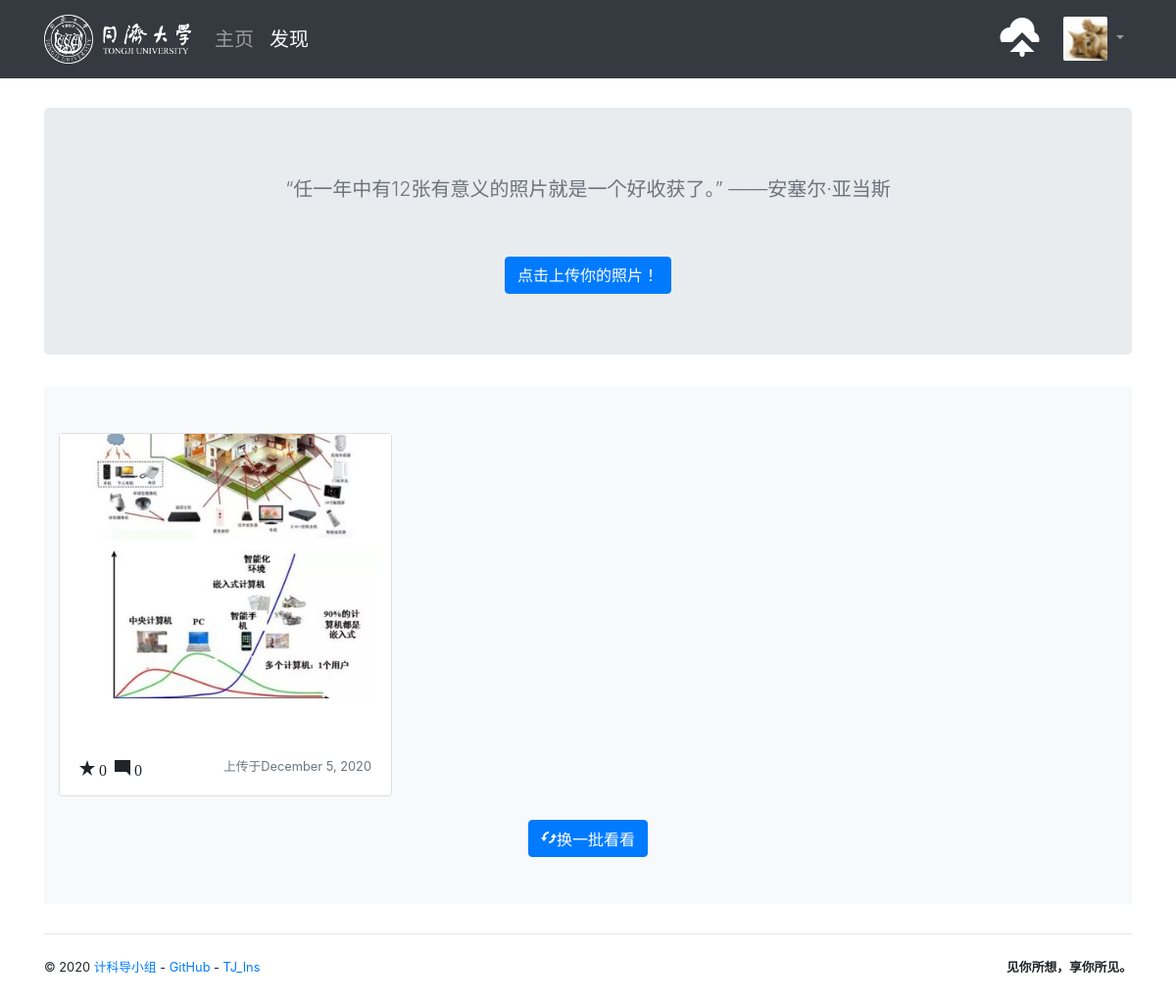
Page /explore (signed in) on the committed database.
### TJ_Ins/models.py (models this page shows, shortened)
class User(db.Model, UserMixin):
    id = db.Column(db.Integer, primary_key=True)
    username = db.Column(db.String(20), unique=True, index=True)
    email = db.Column(db.String(254), unique=True, index=True)
    password_hash = db.Column(db.String(128))
    name = db.Column(db.String(30))
    website = db.Column(db.String(255))
    bio = db.Column(db.String(120))
    location = db.Column(db.String(50))
    member_since = db.Column(db.DateTime, default=datetime.utcnow)
    confirmed = db.Column(db.Boolean, default=False)
    locked = db.Column(db.Boolean, default=False)
    active = db.Column(db.Boolean, default=True)
    avatar_s = db.Column(db.String(64))
    avatar_m = db.Column(db.String(64))
    avatar_l = db.Column(db.String(64))
    avatar_raw = db.Column(db.String(64))
    following = db.relationship('Follow', foreign_keys=[Follow.follower_id], back_populates='follower',
                                lazy='dynamic', cascade='all')
    followers = db.relationship('Follow', foreign_keys=[Follow.followed_id], back_populates='followed',
                                lazy='dynamic', cascade='all')
    photos = db.relationship('Photo', back_populates='author', cascade='all')
    comments = db.relationship('Comment', back_populates='author', cascade='all')
    collections = db.relationship('Collect', back_populates='collector', cascade='all')
    notifications = db.relationship('Notification', back_populates='receiver', cascade='all')
    photos = db.relationship('Photo', back_populates='author', cascade='all')
    @property
    def is_active(self):
        return self.active

class Photo(db.Model):
    id = db.Column(db.Integer, primary_key=True)
    description = db.Column(db.String(500))
    filename = db.Column(db.String(64))
    filename_s = db.Column(db.String(64))
    filename_m = db.Column(db.String(64))
    timestamp = db.Column(db.DateTime, default=datetime.utcnow, index=True)
    can_comment = db.Column(db.Boolean, default=True)
    flag = db.Column(db.Integer, default=0)
    author_id = db.Column(db.Integer, db.ForeignKey('user.id'))
    author = db.relationship('User', back_populates='photos')
    comments = db.relationship('Comment', back_populates='photo', cascade='all')
    collectors = db.relationship('Collect', back_populates='collected', cascade='all')
    tags = db.relationship('Tag', secondary=tagging, back_populates='photos')

### TJ_Ins/blueprints/main.py (the view)
@main_bp.route('/explore')
def explore():
    photos = Photo.query.order_by(func.random()).limit(12)
    return render_template('main/explore.html', photos=photos)

### TJ_Ins/extensions.py (called while the page is built)
@login_manager.user_loader
def load_user(user_id):
    from TJ_Ins.models import User
    user = User.query.get(int(user_id))
    return user

### TJ_Ins/templates/main/explore.html (shortened to what this page needs)
{% extends 'base.html' %}
{% block content %}
    <main role="main">
      <section class="jumbotron text-center">
        <div class="container">
          <p class="lead text-muted"><br/>“任一年中有12张有意义的照片就是一个好收获了。”&nbsp——安塞尔·亚当斯<br/><br/></p>
          <p>
            <a href="{{url_for('main.upload')}}" class="btn btn-primary my-2">点击上传你的照片！</a>
          </p>
        </div>
      </section>
      <div class="album py-5 bg-light">
        <div class="container">
          <div class="row">
            {% for photo in photos %}
            <div class="col-md-4">
              <div class="card mb-4 box-shadow">
                <a class="card-thumbnail" href="{{ url_for('main.show_photo', photo_id=photo.id) }}">
                    <img class="card-img-top portrait" src="{{ url_for('main.get_image', filename=photo.filename_s) }}">
                </a>
                <div class="card-body">
                  {% if photo.description %}
                    <p class="card-text">{{ photo.description }}</p>
                  {% else %}
                    <p class="card-text">&nbsp;</p>
                  {% endif %}
                  <div class="d-flex justify-content-between align-items-center">
                    <span class="oi oi-star" style="margin-left: 0;margin-right: 0;">&nbsp{{ photo.collectors|length }}</span>
                    <span class="oi oi-comment-square" style="margin-left:-75px;margin-right: 0;">&nbsp{{ photo.comments|length }}</span>
                    <small class="text-muted">上传于{{ moment(photo.timestamp).format('LL') }}</small>
                  </div>
                </div>
              </div>
            </div>
           {% endfor %}
          </div>
          <div class="text-center">
            <a class="btn btn-primary" href="{{ url_for('.explore') }}">
                <span class="oi oi-loop-circular">换一批看看</span>
            </a>
          </div>
        </div>
      </div>
{% endblock %}

### TJ_Ins/templates/base.html (shortened to what this page needs)
{% from 'bootstrap/nav.html' import render_nav_item %}
<!DOCTYPE html>
<html lang="en">
<head>
    {% block head %}
        <link rel="stylesheet" href="{{ url_for('static', filename='css/bootstrap.min.css') }}">
        <link rel="stylesheet" href="{{ url_for('static', filename='open-iconic/font/css/open-iconic-bootstrap.css') }}">
        <link rel="stylesheet" href="{{ url_for('static', filename='css/style.css') }}">
    {% endblock head %}
</head>
<body>
{% block navbar %}
    <nav class="navbar navbar-expand-lg navbar-dark bg-dark" style=" height: 80px;">
        <div class="container" >
            <a class="navbar-brand" href="{{url_for('main.index')}}"><img src="../../static/images/logo.png" alt="Tongji" height="50" width="150"></a>
            <div class="collapse navbar-collapse" id="navbarColor01">
                <div class="navbar-nav mr-auto" style="font-size: 20px;">
                    {{ render_nav_item('main.index', '主页') }}
                    {{ render_nav_item('main.explore', '发现') }}
                </div>
                <div class="navbar-nav ml-auto">
                {% if current_user.is_authenticated %}
                    <a class="nav-item nav-link" href="{{ url_for('main.upload') }}" title="上传">
                        <span class="oi oi-cloud-upload" style="color: white; font-size: 40px;"></span>&nbsp;&nbsp;
                    </a>
                    <div class="dropdown nav-item">
                        <a href="#" class="nav-link dropdown-toggle" data-toggle="dropdown" role="button"
                           aria-expanded="false">
                            <img class="avatar-xs"
                                 src="{{ url_for('main.get_avatar', filename=current_user.avatar_s) }}">
                        </a>
                    </div>
                {% else %}
                    <a class="btn btn btn-dark" href="{{ url_for('auth.login') }}" style="font-size: 20px;">登录</a>&nbsp;&nbsp;
                    <a class="btn btn btn-dark" href="{{ url_for('auth.register') }}" style="font-size: 20px;">加入TJ-Ins</a>
                {% endif %}
                </div>
            </div>
        </div>
    </nav>
{% endblock %}
<main >
    <div class="container" >
        {% block content %}{% endblock %}
        {% block footer %}
            <footer>
                <p class="float-left">
                    <small>&copy; 2020
                        <a href="www.baidu.com" >计科导小组</a> -
                        <a href="https://github.com/DinoMax00/SX-CS-Web" title="Fork me on GitHub">GitHub</a> -
                        <a href="{{ url_for('main.index') }}" title="A TJ_Ins project">TJ_Ins</a>
                    </small>
                </p>
                <p class="float-right">
                    <small><b>见你所想，享你所见。</b></small>
                </p>
            </footer>
        {% endblock %}
    </div>
</main>
</body>
</html>

### TJ_Ins/static/css/style.css (style rules this page uses)
.jumbotron { margin-top: 20px; padding-top: 38px; padding-bottom: 38px; z-index: -5; }
nav { margin-bottom: 30px; }
footer { margin: 30px 0; padding: 20px 0; border-top: 1px solid #e5e5e5; }
.avatar-xs { width: 45px; height: 45px; border-radius: 2px; }
.card-thumbnail { position: relative; width: auto; height: 20em; overflow: hidden; }
.card-thumbnail img { position: absolute; left: 50%; top: 50%; height: 100%; width: auto; -webkit-transform: translate(-50%, -50%); -ms-transform: translate(-50%, -50%); transform: translate(-50%, -50%); }
.card-thumbnail img.portrait { width: 100%; height: auto; }
@media (max-width: 1280px) { .card-thumbnail { height: 270px; } }

### rows in the picture
User: avatar_s (picture)
Photo: filename_s (picture), collectors|length "0", comments|length "0", timestamp "December 5, 2020"

### other values in the picture
{{ render_nav_item('main.index', '主页') }} "主页"
{{ render_nav_item('main.explore', '发现') }} "发现"
